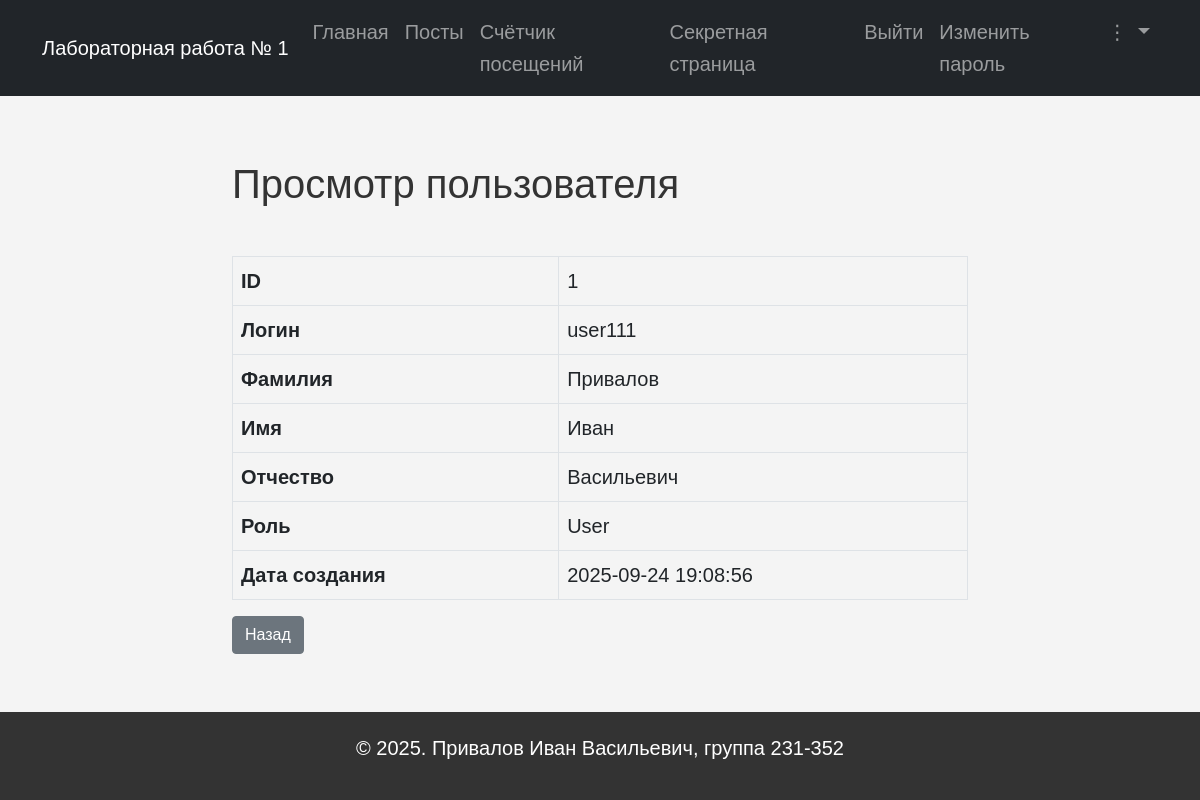
The page /view_user/1 (signed in) on the database its author committed.
### models.py (models this page shows, shortened)
class User(UserMixin, db.Model):
    __tablename__ = 'users'
    id = db.Column(db.Integer, primary_key=True)
    login = db.Column(db.String(64), unique=True, nullable=False)
    password_hash = db.Column(db.String(128), nullable=False)
    surname = db.Column(db.String(64))
    name = db.Column(db.String(64), nullable=False)
    patronymic = db.Column(db.String(64))
    role_id = db.Column(db.Integer, db.ForeignKey('roles.id'))
    role = db.relationship('Role', backref=db.backref('users', lazy=True))
    created_at = db.Column(db.DateTime, default=datetime.utcnow, nullable=False)

class Role(db.Model):
    __tablename__ = 'roles'
    id = db.Column(db.Integer, primary_key=True)
    name = db.Column(db.String(64), unique=True, nullable=False)
    description = db.Column(db.Text)

### app.py (the view)
@app.route('/view_user/<int:user_id>')
@login_required
@check_rights(['User'], own_allowed=True)
def view_user(user_id):
    user = User.query.get_or_404(user_id)
    return render_template('view_user.html', user=user)

### app.py (called while the page is built)
@login_manager.user_loader
def load_user(user_id):
    return User.query.get(int(user_id))

def check_rights(allowed_roles, own_allowed=False):
    def decorator(f):
        @wraps(f)
        def wrapper(*args, **kwargs):
            if not current_user.is_authenticated:
                return login_manager.unauthorized()
            role = current_user.role.name if current_user.role else None
            if role == 'Administrator' or role in allowed_roles:
                return f(*args, **kwargs)
            if own_allowed and kwargs.get('user_id') == current_user.id:
                return f(*args, **kwargs)
            flash("У вас недостаточно прав для доступа к данной странице.", "warning")
            return redirect(url_for('index'))
        return wrapper
    return decorator

@app.after_request
def log_visit(response):
    if request.endpoint not in ('static',) and not request.path.startswith('/visit_logs'):
        visit = VisitLog(
            path=request.path,
            user_id=current_user.id if current_user.is_authenticated else None
        )
        db.session.add(visit)
        db.session.commit()
    return response

### templates/view_user.html
{% extends 'base.html' %} {% block content %}
<div class="row">
  <div class="col-lg-8 offset-lg-2">
    <h1 class="my-5">Просмотр пользователя</h1>
    <table class="table table-bordered">
      <tbody>
        <tr>
          <th scope="row">ID</th>
          <td>{{ user.id }}</td>
        </tr>
        <tr>
          <th scope="row">Логин</th>
          <td>{{ user.login }}</td>
        </tr>
        <tr>
          <th scope="row">Фамилия</th>
          <td>{{ user.surname or '' }}</td>
        </tr>
        <tr>
          <th scope="row">Имя</th>
          <td>{{ user.name or '' }}</td>
        </tr>
        <tr>
          <th scope="row">Отчество</th>
          <td>{{ user.patronymic or '' }}</td>
        </tr>
        <tr>
          <th scope="row">Роль</th>
          <td>{{ user.role.name if user.role else '' }}</td>
        </tr>
        <tr>
          <th scope="row">Дата создания</th>
          <td>{{ user.created_at.strftime('%Y-%m-%d %H:%M:%S') }}</td>
        </tr>
      </tbody>
    </table>
    <a href="{{ url_for('index') }}" class="btn btn-secondary">Назад</a>
  </div>
</div>
{% endblock %}

### static/styles.css (style rules this page uses)
html, body { height: 100%; margin: 0; }
body { font-size: 1.25rem; font-family: Arial, sans-serif; line-height: 1.6; margin: 0; padding: 0; background-color: #f4f4f4; display: flex; flex-direction: column; }
h1, h2, h3 { color: #333; }

### rows shown on the page
User: id "1", login "user111", surname "Привалов", name "Иван", patronymic "Васильевич", created_at "2025-09-24 19:08:56"
Role: role "User"
